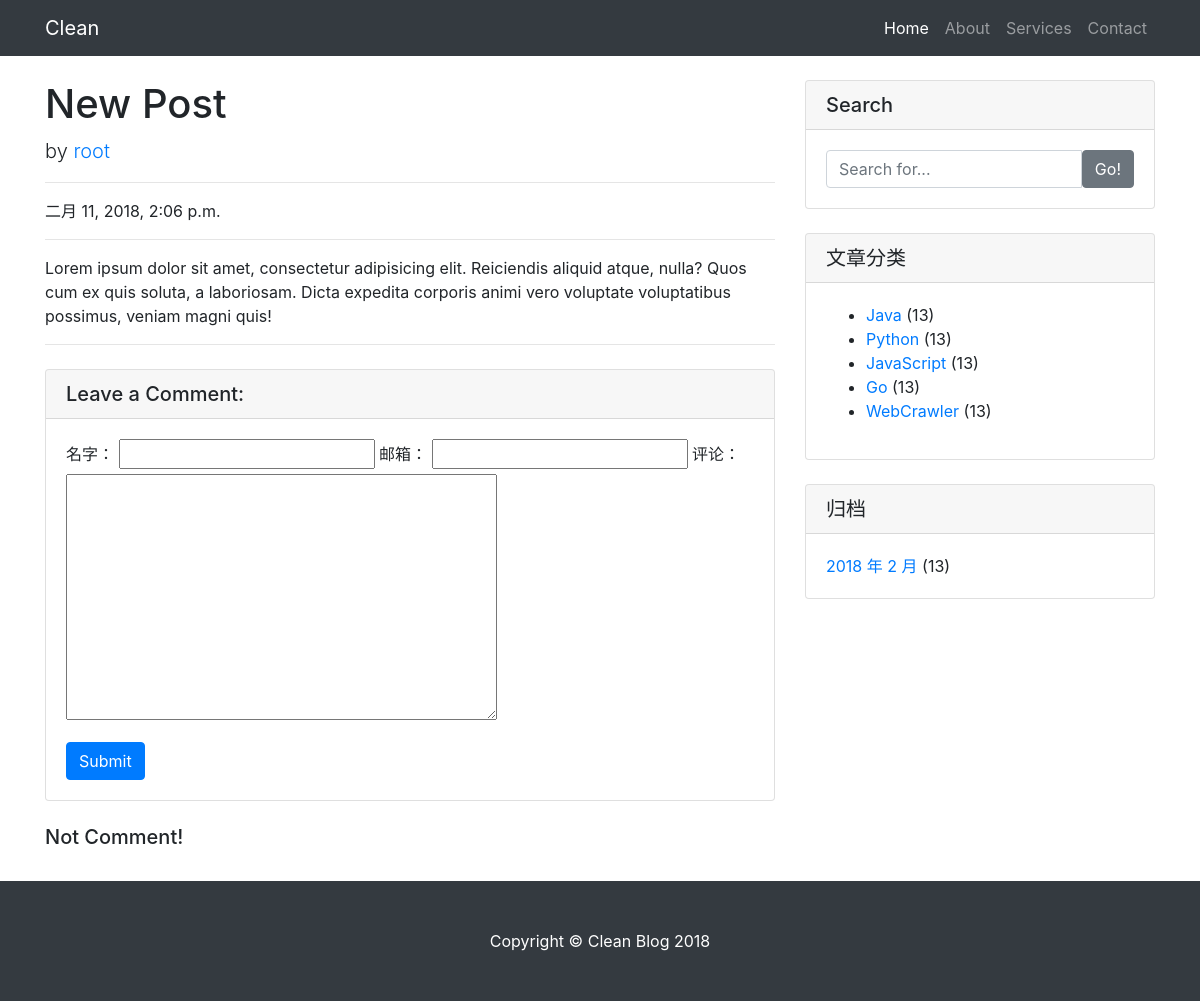
/post/1/, run on an earlier commit of the app's database.
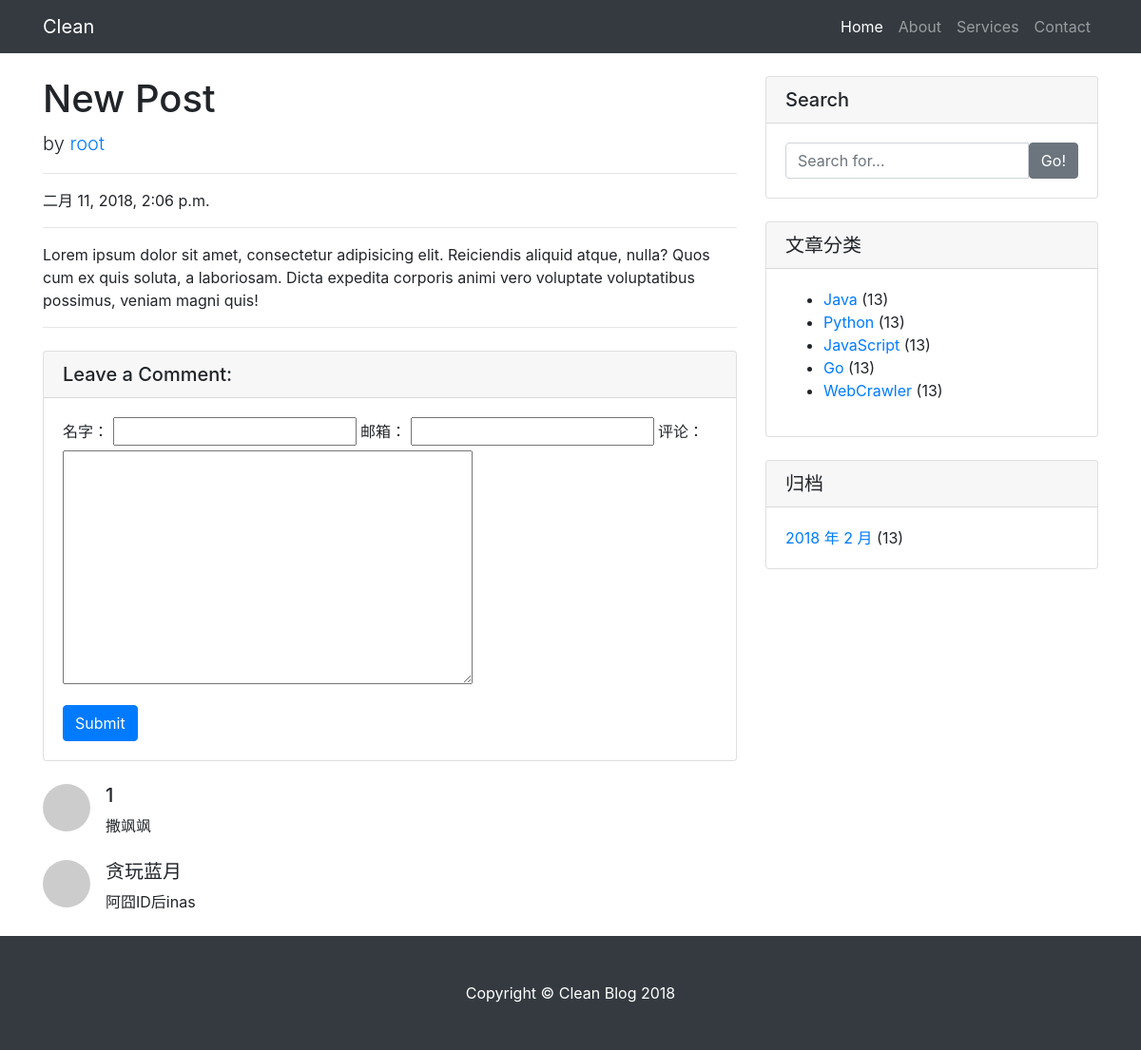
And on a later commit of the database.
### blog/models.py (models this page shows, shortened)
class Post(models.Model):
    title = models.CharField(max_length=70)
    author = models.ForeignKey(User)
    tags = models.ManyToManyField(Tag, blank=True)
    category = models.ForeignKey(Category)
    content = models.TextField()
    created_time = models.DateTimeField()
    summary = models.CharField(max_length=200)

class Category(models.Model):
    name = models.CharField(max_length=100)

### comments/models.py (models this page shows, shortened)
class Comment(models.Model):
    name = models.CharField(max_length=100)
    email = models.EmailField(max_length=255)
    content = models.TextField()
    created_time = models.DateTimeField(auto_now_add=True)
    post = models.ForeignKey('blog.Post')

### blog/views.py (the view)
# urls.py: url(r'^post/(?P<pk>[0-9]+)/$', views.detail, name='detail'),
def detail(request, pk):
    post = get_object_or_404(Post, pk=pk)
    form = CommentForm()
    comment_list = post.comment_set.all()
    return render(request, 'post.html', context={'post': post,
                                                 'form': form,
                                                 'comment_list': comment_list})

### comments/forms.py
class CommentForm(forms.ModelForm):
    class Meta:
        model = Comment
        fields = ['name', 'email', 'content']

### blog/templatetags/blog_tags.py (called while the page is built)
@register.simple_tag
def archives():
    return Post.objects.dates('created_time', 'month', order='DESC')

@register.simple_tag
def cate_list():
    return Category.objects.all()

### templates/post.html (shortened to what this page needs)
{% extends 'base.html' %}
{% block main %}
<div class="col-lg-8">
  <h1 class="mt-4">{{ post.title }}</h1>
  <p class="lead">
    by
    <a href="#">{{ post.author }}</a>
  </p>
  <hr>
  <p>{{ post.created_time }}</p>
  <hr>
  {{ post.content }}
  <hr>
  <div class="card my-4">
    <h5 class="card-header">Leave a Comment:</h5>
    <div class="card-body">
      <form action="{% url 'comments:post_comment' post.pk %}" method="post" class="comment-form">
        <div class="form-group">
          <label for="{{ form.name.id_for_label }}">名字：</label>
          {{ form.name }}
          <label for="{{ form.email.id_for_label }}">邮箱：</label>
          {{ form.email }}
          <label for="{{ form.content.id_for_label }}">评论：</label>
          {{ form.content }}
        </div>
        <button type="submit" class="btn btn-primary">Submit</button>
      </form>
    </div>
  </div>
  {% for comment in comment_list %}
  <div class="media mb-4">
    <img class="d-flex mr-3 rounded-circle" src="http://placehold.it/50x50" alt="">
    <div class="media-body">
      <h5 class="mt-0">{{ comment.name }}</h5>
        {{ comment.content }}
    </div>
  </div>
  {% empty %}
  <div class="media mb-4">
    <div class="media-body">
      <h5 class="mt-0">Not Comment!</h5>
    </div>
  </div>
  {% endfor %}
</div>
{% endblock main %}

### templates/base.html (shortened to what this page needs)
<!DOCTYPE html>
{% load staticfiles %}
{% load blog_tags %}
<html lang="en">
  <head>
    <link href="{% static 'vendor/bootstrap/css/bootstrap.min.css' %}" rel="stylesheet">
    <link href="{% static 'css/blog-home.css' %}" rel="stylesheet">
  </head>
  <body>
    <nav class="navbar navbar-expand-lg navbar-dark bg-dark fixed-top">
      <div class="container">
        <a class="navbar-brand" href="{% url 'blog:index' %}">Clean</a>
        <div class="collapse navbar-collapse" id="navbarResponsive">
          <ul class="navbar-nav ml-auto">
            <li class="nav-item active">
              <a class="nav-link" href="{% url 'blog:index' %}">Home
              </a>
            </li>
            <li class="nav-item">
              <a class="nav-link" href="#">About</a>
            </li>
            <li class="nav-item">
              <a class="nav-link" href="#">Services</a>
            </li>
            <li class="nav-item">
              <a class="nav-link" href="#">Contact</a>
            </li>
          </ul>
        </div>
      </div>
    </nav>
    <div class="container">
      <div class="row">
        {% block main %}
          {% endblock main %}
        <div class="col-md-4">
          <div class="card my-4">
            <h5 class="card-header">Search</h5>
            <div class="card-body">
              <div class="input-group">
                <input type="text" class="form-control" placeholder="Search for...">
                <span class="input-group-btn">
                  <button class="btn btn-secondary" type="button">Go!</button>
                </span>
              </div>
            </div>
          </div>
          <div class="card my-4">
            <h5 class="card-header">文章分类</h5>
            <div class="card-body">
              <div class="row">
                <div class="col-lg-12">
                  {% cate_list as c_list %}
                  <ul >
                    {% for cate in c_list %}
                    <li>
                      <a href="{% url 'blog:category' cate.pk %}">{{ cate.name }} </a> <span class="post-count">(13)</span>
                    </li>
                    {% empty %}
                    not available
                    {% endfor %}
                  </ul>
                </div>
              </div>
            </div>
          </div>
          <div class="card my-4">
            <h5 class="card-header">归档</h5>
            <div class="card-body">
              <div class="row">
                <div class="col-lg-6">
                  {% archives as date_list %}
                  <ul class="list-unstyled mb-0">
                    {% for date in date_list %}
                    <li>
                      <a href="{% url 'blog:archives' date.year date.month %}">{{ date.year }} 年 {{ date.month}} 月 </a> <span class="post-count">(13)</span>
                    </li>
                    {% empty %}
                    not available
                    {% endfor %}
                  </ul>
                </div>
              </div>
            </div>
          </div>
        </div>
      </div>
    </div>
    <footer class="py-5 bg-dark">
      <div class="container">
        <p class="m-0 text-center text-white">Copyright &copy; Clean Blog 2018</p>
      </div>
    </footer>
  </body>
</html>

### static/css/blog-home.css (style rules this page uses)
body { padding-top: 54px; }
@media (min-width: 992px) { body { padding-top: 56px; } }

What changed in the data, as far as the page shows it:
added Comment: name "1", content "撒飒飒"
added Comment: name "贪玩蓝月", content "阿囧ID后inas"
Also different on the page:
text no longer shown: "Not Comment!"
